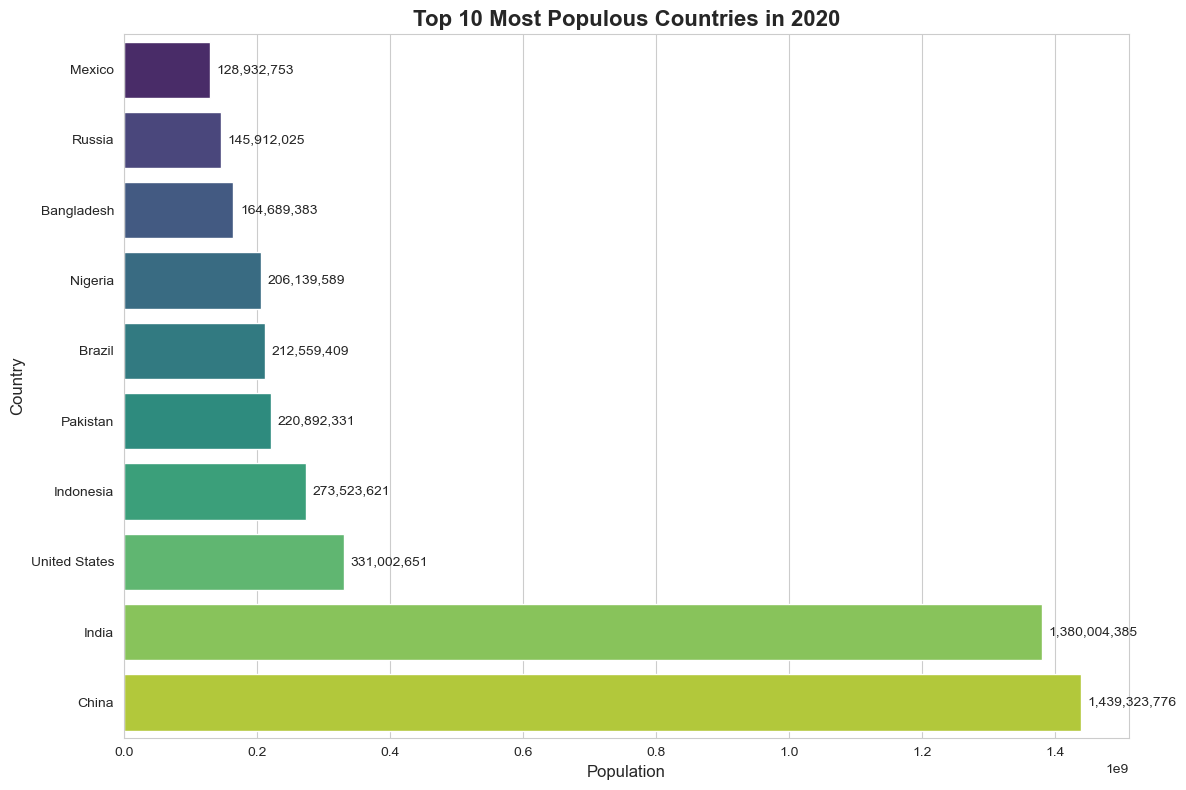

Here is the Python script that generated this plot:
# Importing libraries to work with data and create plots
import pandas as pd
import matplotlib.pyplot as plt
import seaborn as sns

# Creating the data: Country names and their populations in 2020
data = {
    'Country Name': [
        'China', 'India', 'United States', 'Indonesia', 'Pakistan',
        'Brazil', 'Nigeria', 'Bangladesh', 'Russia', 'Mexico'
    ],
    'Population_2020': [
        1439323776, 1380004385, 331002651, 273523621, 220892331,
        212559409, 206139589, 164689383, 145912025, 128932753
    ]
}

# Putting the data into a table using pandas
df = pd.DataFrame(data)

# Sorting the table so countries with the smallest population come first
df = df.sort_values(by='Population_2020', ascending=True)

# Setting a nice style for the plot
sns.set_style("whitegrid")

# Making the plot area bigger so everything fits well
plt.figure(figsize=(12, 8))

# Creating a horizontal bar plot showing population for each country
barplot = sns.barplot(
    x='Population_2020',     # Population values on the x-axis
    y='Country Name',        # Country names on the y-axis
    data=df,                 # Data source is our table (df)
    palette='viridis'        # Nice color theme for the bars
)

# Adding the population numbers on each bar
for index, value in enumerate(df['Population_2020']):
    plt.text(value + 1e7, index, f'{value:,}', va='center', fontsize=10)  # Adds text next to each bar

# Giving the plot a title and labeling the axes
plt.title('Top 10 Most Populous Countries in 2020', fontsize=16, fontweight='bold')
plt.xlabel('Population', fontsize=12)
plt.ylabel('Country', fontsize=12)

# Adjusts layout so labels and plot don't overlap
plt.tight_layout()

# Showing the final plot
plt.show()
